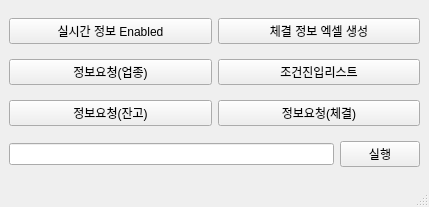
<?xml version="1.0" encoding="UTF-8"?>
<ui version="4.0">
 <class>MainWindow</class>
 <widget class="QMainWindow" name="MainWindow">
  <property name="geometry">
   <rect>
    <x>0</x>
    <y>0</y>
    <width>429</width>
    <height>207</height>
   </rect>
  </property>
  <property name="windowTitle">
   <string>Automated st</string>
  </property>
  <widget class="QWidget" name="centralwidget">
   <layout class="QGridLayout" name="gridLayout">
    <item row="0" column="0">
     <layout class="QHBoxLayout" name="horizontalLayout">
      <item>
       <widget class="QPushButton" name="btnRealInfoEnabled">
        <property name="text">
         <string>실시간 정보 Enabled</string>
        </property>
       </widget>
      </item>
      <item>
       <widget class="QPushButton" name="btnMakeExcel">
        <property name="text">
         <string>체결 정보 엑셀 생성</string>
        </property>
       </widget>
      </item>
     </layout>
    </item>
    <item row="1" column="0">
     <layout class="QHBoxLayout" name="horizontalLayout_2">
      <item>
       <widget class="QPushButton" name="btnYupjong">
        <property name="text">
         <string>정보요청(업종)</string>
        </property>
       </widget>
      </item>
      <item>
       <widget class="QPushButton" name="btnCondition">
        <property name="text">
         <string>조건진입리스트</string>
        </property>
       </widget>
      </item>
     </layout>
    </item>
    <item row="2" column="0">
     <layout class="QHBoxLayout" name="horizontalLayout_3">
      <item>
       <widget class="QPushButton" name="btnJango">
        <property name="text">
         <string>정보요청(잔고)</string>
        </property>
       </widget>
      </item>
      <item>
       <widget class="QPushButton" name="btnChegyeol">
        <property name="text">
         <string>정보요청(체결)</string>
        </property>
       </widget>
      </item>
     </layout>
    </item>
    <item row="3" column="0">
     <layout class="QHBoxLayout" name="horizontalLayout_4">
      <item>
       <widget class="QLineEdit" name="lineCmd"/>
      </item>
      <item>
       <widget class="QPushButton" name="btnRun">
        <property name="text">
         <string>실행</string>
        </property>
       </widget>
      </item>
     </layout>
    </item>
   </layout>
  </widget>
  <widget class="QMenuBar" name="menubar">
   <property name="geometry">
    <rect>
     <x>0</x>
     <y>0</y>
     <width>429</width>
     <height>26</height>
    </rect>
   </property>
  </widget>
  <widget class="QStatusBar" name="statusbar"/>
 </widget>
 <resources/>
 <connections/>
</ui>
